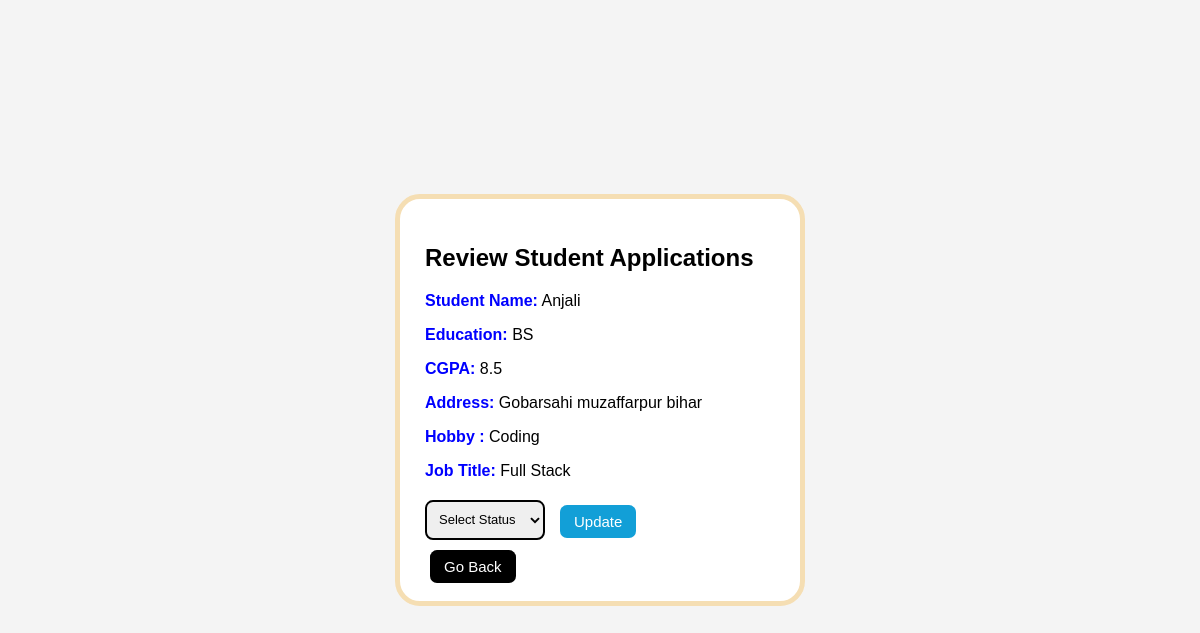
Before: /review_std_appli/2/1 with the older database file.
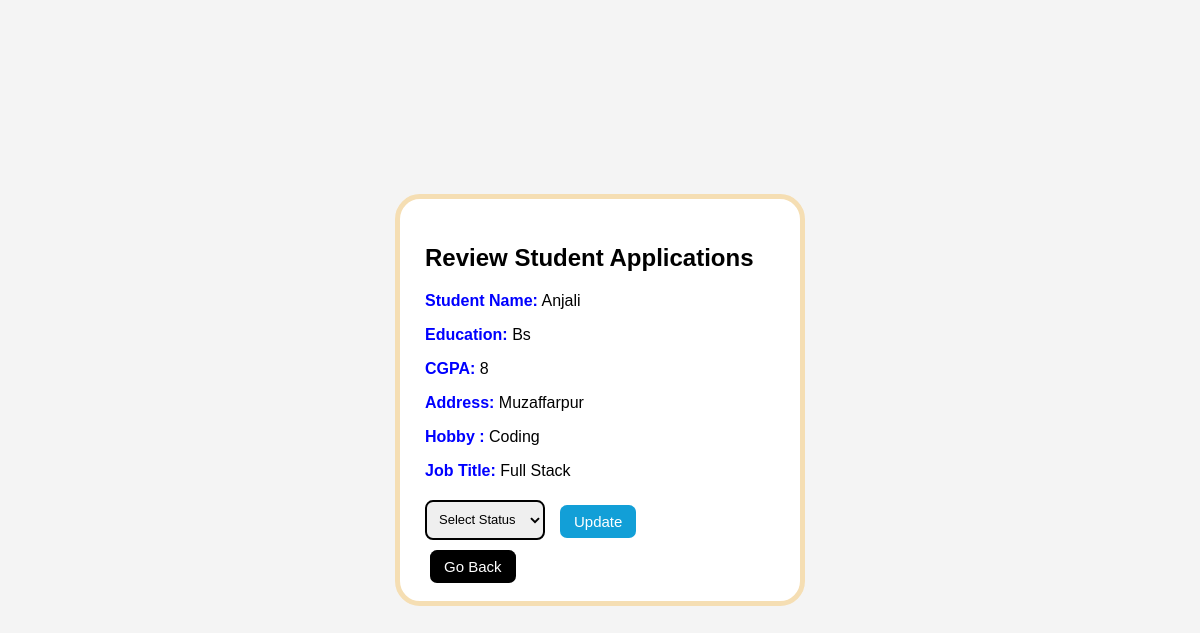
After: the same page with the newer database file.
### application/models.py (models this page shows)
class User(db.Model):
    __tablename__ = "user"
    id = db.Column(db.Integer, primary_key=True)
    full_name = db.Column(db.String(30), nullable=False)
    email = db.Column(db.String(50), unique=True, nullable=False)
    password = db.Column(db.String(50), nullable=False)
    education = db.Column(db.String(50))
    cgpa = db.Column(db.String(50))
    address = db.Column(db.String(50))
    linkdin = db.Column(db.String(100))
    github = db.Column(db.String(100))
    hobby = db.Column(db.String(100))
    type = db.Column(db.String(20), default="student", nullable=False)
    status = db.Column(db.String(20), default="active", nullable=False)
    applications = db.relationship("Application",backref="user",cascade="all, delete")

### application/controllers.py (the view)
@app.route("/review_std_appli/<int:std_id>/<int:job_id>",methods=["GET","POST"])
def review_std_appli(std_id,job_id):
    this_std=User.query.filter_by(id=std_id).first()
    this_job=Jobs.query.filter_by(id=job_id).first()
    return render_template("sdt_appli_comp.html",this_std=this_std,this_job=this_job)

### templates/sdt_appli_comp.html (shortened to what this page needs)
<!DOCTYPE html>
<html lang="en">
<head>
    <link rel="stylesheet" href="/static/Job_details.css">
</head>
<body>
<div class="job-card">
    <div class="job-left">
        <h2> Review Student Applications </h2>
        <p><strong class="label">Student Name:</strong> {{ this_std.full_name }}</p>
        <p><strong class="label">Education:</strong> {{ this_std.education }}</p>
        <p><strong class="label">CGPA:</strong> {{ this_std.cgpa }}</p>
        <p><strong class="label">Address:</strong> {{ this_std.address }}</p>
        <p><strong class="label">Hobby :</strong> {{ this_std.hobby }}</p>
        <p><strong class="label">Job Title:</strong> {{ this_job.job_title }}</p>
        <div class="actions">
            <form  action="/update_status/{{this_job.id}}/{{this_std.id}}" class="status-form" method="POST">
                <select name="status" class="status-dropdown">
                    <option value="">Select Status</option>
                </select>
                <input type="submit" value="Update" class="btn btn-blue">
            </form>
            <a href="/comp_appli/{{this_job.id}}/{{this_job.company_id}}" class="btn btn-black"> Go Back </a>
        </div>
    </div>
</div>
</body>
</html>

Changed rows visible on the page:
changed User "Anjali": education "BS" → "Bs"; cgpa "8.5" → "8"; address "Gobarsahi muzaffarpur bihar" → "Muzaffarpur"
